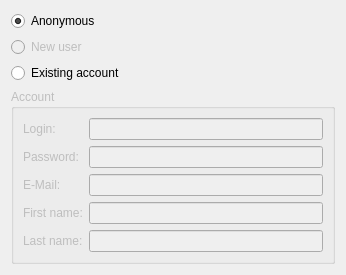
<?xml version="1.0" encoding="UTF-8"?>
<ui version="4.0">
 <class>ChooseUserPage</class>
 <widget class="QWizardPage" name="ChooseUserPage">
  <property name="geometry">
   <rect>
    <x>0</x>
    <y>0</y>
    <width>346</width>
    <height>238</height>
   </rect>
  </property>
  <property name="windowTitle">
   <string>Choose user</string>
  </property>
  <property name="title">
   <string>Choose user</string>
  </property>
  <layout class="QVBoxLayout" name="verticalLayout">
   <item>
    <widget class="QRadioButton" name="Anonymous_">
     <property name="text">
      <string>Anonymous</string>
     </property>
     <property name="checked">
      <bool>true</bool>
     </property>
    </widget>
   </item>
   <item>
    <widget class="QRadioButton" name="New_">
     <property name="enabled">
      <bool>false</bool>
     </property>
     <property name="text">
      <string>New user</string>
     </property>
    </widget>
   </item>
   <item>
    <widget class="QRadioButton" name="Existing_">
     <property name="text">
      <string>Existing account</string>
     </property>
    </widget>
   </item>
   <item>
    <widget class="QGroupBox" name="groupBox">
     <property name="enabled">
      <bool>false</bool>
     </property>
     <property name="title">
      <string>Account</string>
     </property>
     <layout class="QFormLayout" name="formLayout">
      <item row="0" column="0">
       <widget class="QLabel" name="label">
        <property name="text">
         <string>Login:</string>
        </property>
       </widget>
      </item>
      <item row="0" column="1">
       <widget class="QLineEdit" name="Login_"/>
      </item>
      <item row="1" column="0">
       <widget class="QLabel" name="label_2">
        <property name="text">
         <string>Password:</string>
        </property>
       </widget>
      </item>
      <item row="1" column="1">
       <widget class="QLineEdit" name="Password_">
        <property name="echoMode">
         <enum>QLineEdit::Password</enum>
        </property>
       </widget>
      </item>
      <item row="2" column="0">
       <widget class="QLabel" name="label_3">
        <property name="enabled">
         <bool>false</bool>
        </property>
        <property name="text">
         <string>E-Mail:</string>
        </property>
       </widget>
      </item>
      <item row="3" column="0">
       <widget class="QLabel" name="label_4">
        <property name="enabled">
         <bool>false</bool>
        </property>
        <property name="text">
         <string>First name:</string>
        </property>
       </widget>
      </item>
      <item row="4" column="0">
       <widget class="QLabel" name="label_5">
        <property name="enabled">
         <bool>false</bool>
        </property>
        <property name="text">
         <string>Last name:</string>
        </property>
       </widget>
      </item>
      <item row="2" column="1">
       <widget class="QLineEdit" name="EMail_">
        <property name="enabled">
         <bool>false</bool>
        </property>
       </widget>
      </item>
      <item row="4" column="1">
       <widget class="QLineEdit" name="LastName_">
        <property name="enabled">
         <bool>false</bool>
        </property>
       </widget>
      </item>
      <item row="3" column="1">
       <widget class="QLineEdit" name="FirstName_">
        <property name="enabled">
         <bool>false</bool>
        </property>
       </widget>
      </item>
     </layout>
    </widget>
   </item>
  </layout>
 </widget>
 <resources/>
 <connections>
  <connection>
   <sender>Anonymous_</sender>
   <signal>toggled(bool)</signal>
   <receiver>groupBox</receiver>
   <slot>setDisabled(bool)</slot>
   <hints>
    <hint type="sourcelabel">
     <x>71</x>
     <y>16</y>
    </hint>
    <hint type="destinationlabel">
     <x>51</x>
     <y>84</y>
    </hint>
   </hints>
  </connection>
  <connection>
   <sender>New_</sender>
   <signal>toggled(bool)</signal>
   <receiver>EMail_</receiver>
   <slot>setEnabled(bool)</slot>
   <hints>
    <hint type="sourcelabel">
     <x>75</x>
     <y>37</y>
    </hint>
    <hint type="destinationlabel">
     <x>110</x>
     <y>164</y>
    </hint>
   </hints>
  </connection>
  <connection>
   <sender>New_</sender>
   <signal>toggled(bool)</signal>
   <receiver>FirstName_</receiver>
   <slot>setEnabled(bool)</slot>
   <hints>
    <hint type="sourcelabel">
     <x>115</x>
     <y>44</y>
    </hint>
    <hint type="destinationlabel">
     <x>106</x>
     <y>188</y>
    </hint>
   </hints>
  </connection>
  <connection>
   <sender>New_</sender>
   <signal>toggled(bool)</signal>
   <receiver>LastName_</receiver>
   <slot>setEnabled(bool)</slot>
   <hints>
    <hint type="sourcelabel">
     <x>204</x>
     <y>40</y>
    </hint>
    <hint type="destinationlabel">
     <x>204</x>
     <y>222</y>
    </hint>
   </hints>
  </connection>
  <connection>
   <sender>New_</sender>
   <signal>toggled(bool)</signal>
   <receiver>label_3</receiver>
   <slot>setEnabled(bool)</slot>
   <hints>
    <hint type="sourcelabel">
     <x>37</x>
     <y>38</y>
    </hint>
    <hint type="destinationlabel">
     <x>56</x>
     <y>160</y>
    </hint>
   </hints>
  </connection>
  <connection>
   <sender>New_</sender>
   <signal>toggled(bool)</signal>
   <receiver>label_4</receiver>
   <slot>setEnabled(bool)</slot>
   <hints>
    <hint type="sourcelabel">
     <x>23</x>
     <y>40</y>
    </hint>
    <hint type="destinationlabel">
     <x>34</x>
     <y>192</y>
    </hint>
   </hints>
  </connection>
  <connection>
   <sender>New_</sender>
   <signal>toggled(bool)</signal>
   <receiver>label_5</receiver>
   <slot>setEnabled(bool)</slot>
   <hints>
    <hint type="sourcelabel">
     <x>15</x>
     <y>42</y>
    </hint>
    <hint type="destinationlabel">
     <x>20</x>
     <y>210</y>
    </hint>
   </hints>
  </connection>
 </connections>
</ui>
